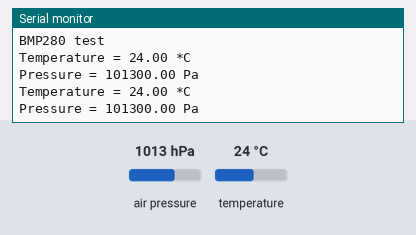
A sketch run on a simulated Arduino Uno, built with avr-gcc and run on an emulated ATmega328P. Parts: the last lines printed to the serial monitor. Inputs (shaded band) come from the test bench; at power-on: air pressure 1013 hPa, temperature 24 °C.

Above: at 2.8 s.
2.9 s: air pressure set to 952 hPa
At 5.0 s:
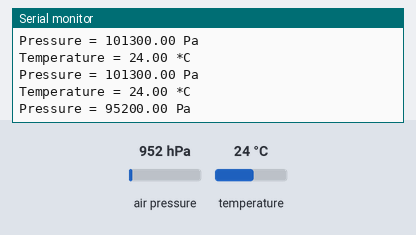
5.6 s: temperature set to 12 °C
At 6.7 s:
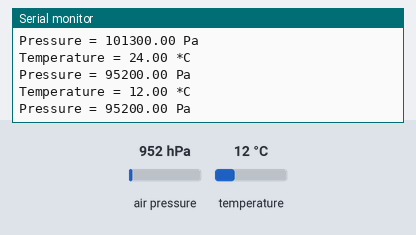
8.3 s: air pressure set to 975 hPa
At 11.2 s:
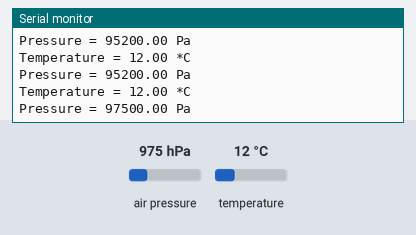
Timing chart, 0 to 12.7 s (numbered marks = the images above; inputs shaded):
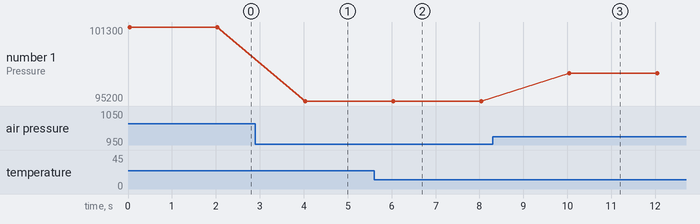

Measured:
- after the input at 2.9 s, the serial monitor: prints a new line after 1.1 s (image 1)
- after the input at 5.6 s, the serial monitor: prints a new line after 0.41 s (image 2)
- after the input at 8.3 s, the serial monitor: prints a new line after 1.7 s (image 3)
- plotted number 1: 101300 → 95200 after the input at 2.9 s, 95200 → 97500 after the input at 8.3 s

The sketch:

bmp280.ino
```cpp
#include <Wire.h>
#include <SPI.h>
#include <Adafruit_Sensor.h>
#include <Adafruit_BMP280.h>


Adafruit_BMP280 bme; // I2C
//Adafruit_BMP280 bme(BMP_CS); // hardware SPI

void setup() {
  Serial.begin(9600);
  Serial.println(F("BMP280 test"));

  if (!bme.begin()) {
    Serial.println("Could not find a valid BMP280 sensor, check wiring!");
    while (1);
  }
}

void loop() {
    Serial.print("Temperature = ");
    Serial.print(bme.readTemperature());
    Serial.println(" *C");

    Serial.print("Pressure = ");
    Serial.print(bme.readPressure());
    Serial.println(" Pa");

    Serial.println();
    delay(2000);
}
```
